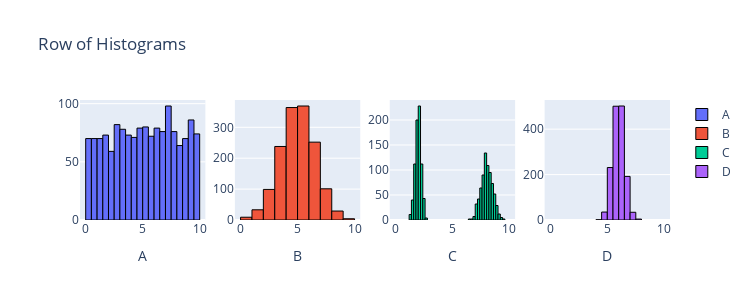

Notebook code for this chart:
### Markdown cell above
### Firstly, I found the wine quality dataset:

### Code cell
# Load Wine Quality dataset from UCI Machine Learning Repository
url = "https://archive.ics.uci.edu/ml/machine-learning-databases/wine-quality/winequality-red.csv"
wine_quality = pd.read_csv(url, sep=';')

# Display the first few rows
print(wine_quality.head())

fig.show()

### Figure 1 — Plotly figure (JSON) as saved in the notebook; plotly's stock layout.template omitted (floating-point values rounded to 4 significant figures; data arrays with more than 128 entries replaced by an {"elided": "..."} marker saying what was removed)
{"data": [{"marker": {"line": {"color": "black", "width": 1}}, "name": "A", "nbinsx": 30, "type": "histogram", "x": {"elided": "1500 float values"}, "xaxis": "x", "xbins": {"end": 10, "start": 0}, "yaxis": "y"}, {"marker": {"line": {"color": "black", "width": 1}}, "name": "B", "nbinsx": 15, "type": "histogram", "x": {"elided": "1500 float values"}, "xaxis": "x2", "xbins": {"end": 10, "start": 0}, "yaxis": "y2"}, {"marker": {"line": {"color": "black", "width": 1}}, "name": "C", "nbinsx": 45, "type": "histogram", "x": {"elided": "1500 float values"}, "xaxis": "x3", "xbins": {"end": 10, "start": 0}, "yaxis": "y3"}, {"marker": {"line": {"color": "black", "width": 1}}, "name": "D", "nbinsx": 15, "type": "histogram", "x": {"elided": "1500 float values"}, "xaxis": "x4", "xbins": {"end": 10, "start": 0}, "yaxis": "y4"}], "layout": {"height": 300, "title": {"text": "Row of Histograms"}, "width": 750, "xaxis": {"anchor": "y", "domain": [0, 0.2125], "range": [-0.5, 10.5], "title": {"text": "A"}}, "xaxis2": {"anchor": "y2", "domain": [0.2625, 0.475], "range": [-0.5, 10.5], "title": {"text": "B"}}, "xaxis3": {"anchor": "y3", "domain": [0.525, 0.7375], "range": [-0.5, 10.5], "title": {"text": "C"}}, "xaxis4": {"anchor": "y4", "domain": [0.7875, 1], "range": [-0.5, 10.5], "title": {"text": "D"}}, "yaxis": {"anchor": "x", "domain": [0, 1]}, "yaxis2": {"anchor": "x2", "domain": [0, 1]}, "yaxis3": {"anchor": "x3", "domain": [0, 1]}, "yaxis4": {"anchor": "x4", "domain": [0, 1]}}}
